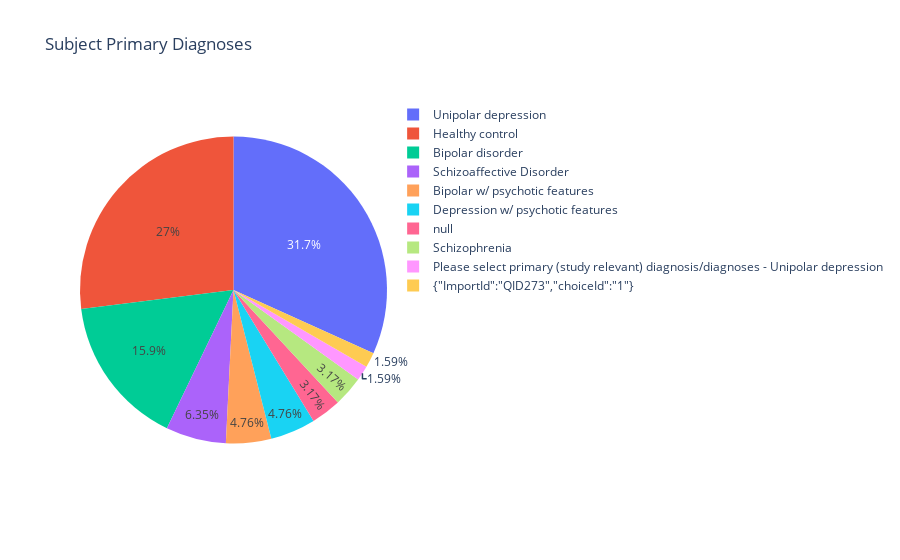

Source (notebook cell):
### Code cell
# Diagnoses
cad = surveys['clinical_administered_data']
prim_diagnoses_cols = ['SUBJECT_ID']+[col for col in cad if 'primary_diagnoses' in col]
cad['primary_diagnoses_all'] = cad[prim_diagnoses_cols].bfill(axis=1).iloc[:, 1:2]

other_diagnoses_cols = ['SUBJECT_ID']+[col for col in cad if 'other_diagnoses' in col]
cad['other_diagnoses_all'] = cad[other_diagnoses_cols].bfill(axis=1).iloc[:, 1:2]

prim = primary_pie = px.pie(session1, names='primary_diagnoses_all', title='Subject Primary Diagnoses')
oth = other_pie = px.pie(session1, names='other_diagnoses_all', title='Subject Other Diagnoses')

prim.show()

### Figure 1 — Plotly figure (JSON) as saved in the notebook; plotly's stock layout.template omitted (floating-point values rounded to 4 significant figures)
{"data": [{"domain": {"x": [0, 1], "y": [0, 1]}, "hovertemplate": "primary_diagnoses_all=%{label}<extra></extra>", "labels": ["Please select primary (study relevant) diagnosis/diagnoses - Unipolar depression", "{\"ImportId\":\"QID273\",\"choiceId\":\"1\"}", "Healthy control", "Healthy control", "Bipolar w/ psychotic features", "Healthy control", "Bipolar disorder", "Schizoaffective Disorder", "Unipolar depression", "Healthy control", "Depression w/ psychotic features", "Bipolar disorder", "Unipolar depression", "Bipolar disorder", "Unipolar depression", "Healthy control", "Bipolar disorder", "Unipolar depression", "Bipolar disorder", "Unipolar depression", "Healthy control", "Healthy control", "Unipolar depression", null, "Unipolar depression", "Schizophrenia", "Healthy control", "Healthy control", "Unipolar depression", "Depression w/ psychotic features", "Bipolar disorder", "Unipolar depression", "Bipolar disorder", "Bipolar w/ psychotic features", "Healthy control", "Schizoaffective Disorder", "Unipolar depression", "Schizoaffective Disorder", "Unipolar depression", "Schizophrenia", "Unipolar depression", "Healthy control", "Depression w/ psychotic features", "Bipolar w/ psychotic features", "Unipolar depression", "Schizoaffective Disorder", "Healthy control", "Healthy control", "Unipolar depression", "Bipolar disorder", "Unipolar depression", "Unipolar depression", "Healthy control", "Healthy control", "Bipolar disorder", "Healthy control", "Unipolar depression", "Healthy control", "Bipolar disorder", "Unipolar depression", "Unipolar depression", "Unipolar depression", null], "legendgroup": "", "name": "", "showlegend": true, "type": "pie"}], "layout": {"legend": {"tracegroupgap": 0}, "title": {"text": "Subject Primary Diagnoses"}}}
